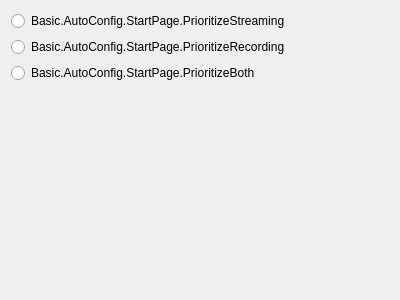
<?xml version="1.0" encoding="UTF-8"?>
<ui version="4.0">
 <class>AutoConfigStartPage</class>
 <widget class="QWidget" name="AutoConfigStartPage">
  <property name="geometry">
   <rect>
    <x>0</x>
    <y>0</y>
    <width>400</width>
    <height>300</height>
   </rect>
  </property>
  <property name="windowTitle">
   <string notr="true"/>
  </property>
  <layout class="QVBoxLayout" name="verticalLayout">
   <item>
    <widget class="QRadioButton" name="prioritizeStreaming">
     <property name="text">
      <string>Basic.AutoConfig.StartPage.PrioritizeStreaming</string>
     </property>
    </widget>
   </item>
   <item>
    <widget class="QRadioButton" name="prioritizeRecording">
     <property name="text">
      <string>Basic.AutoConfig.StartPage.PrioritizeRecording</string>
     </property>
    </widget>
   </item>
   <item>
    <widget class="QRadioButton" name="prioritizeBoth">
     <property name="text">
      <string>Basic.AutoConfig.StartPage.PrioritizeBoth</string>
     </property>
    </widget>
   </item>
   <item>
    <spacer name="verticalSpacer">
     <property name="orientation">
      <enum>Qt::Vertical</enum>
     </property>
     <property name="sizeHint" stdset="0">
      <size>
       <width>20</width>
       <height>40</height>
      </size>
     </property>
    </spacer>
   </item>
  </layout>
 </widget>
 <resources/>
 <connections/>
</ui>
